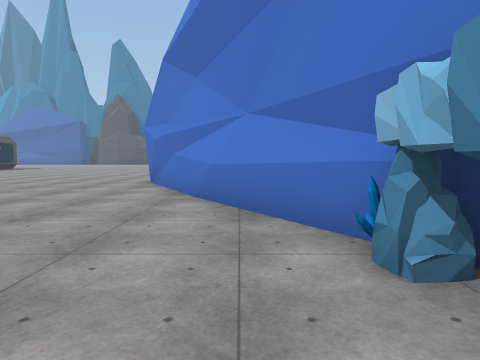
[1] (above)

24 first-person views from a walk through a Unity game level. The camera is 1.4 m above the floor, tilts 4° down and sees 75° across. The floor is counted in squares, 2 m on a side. Each view is taken from the middle of a square. On the plan, view 1 faces up. The plan holds only what a view shows up to about 10 squares ahead; the rest is blank. The place goes on beyond the plan. The player character is not drawn. Some animated figures are left out. Door leaves are left out, so doorways stand open. Some surface patterns are stand-ins.

[2]
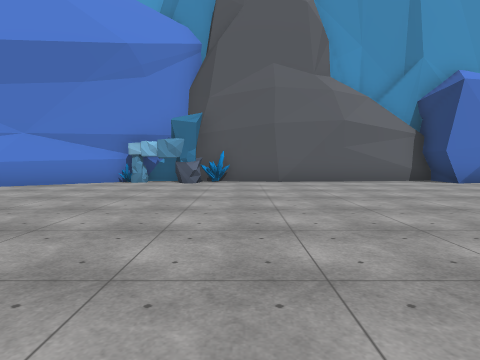

[3]
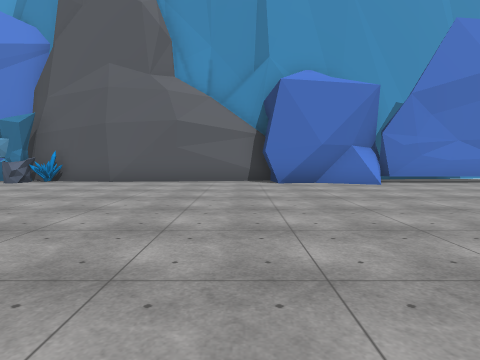

[4]
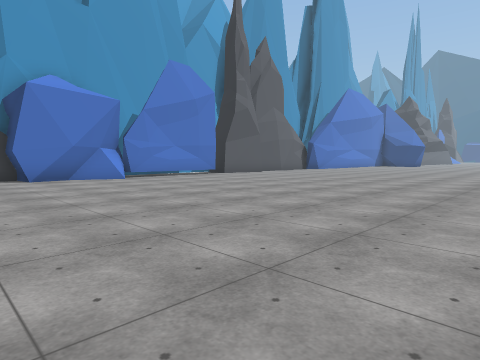

[5]
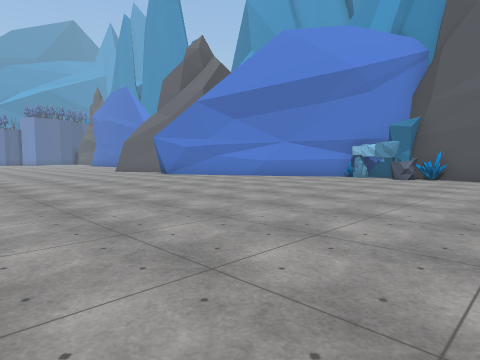

[6]
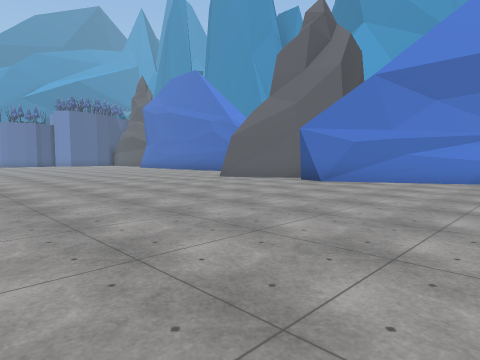

[7]
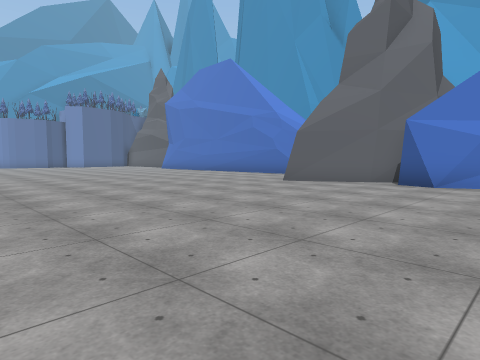

[8]
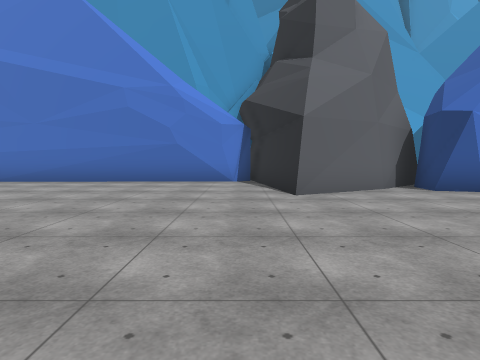

[9]
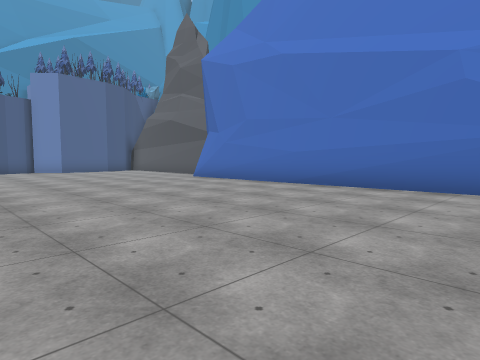

[10]
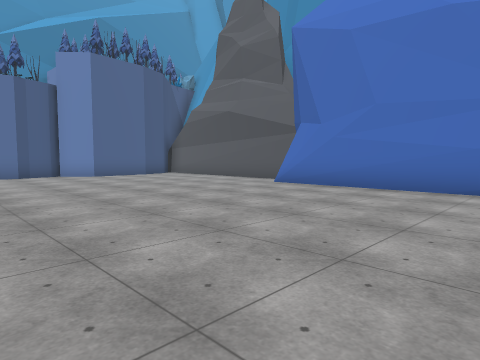

[11]
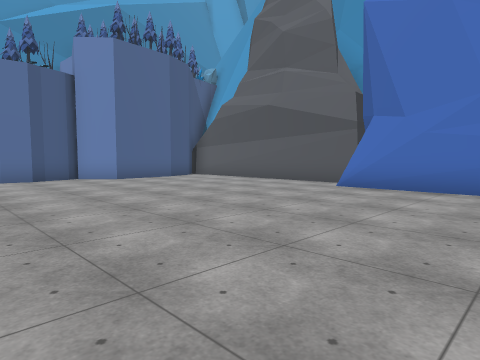

[12]
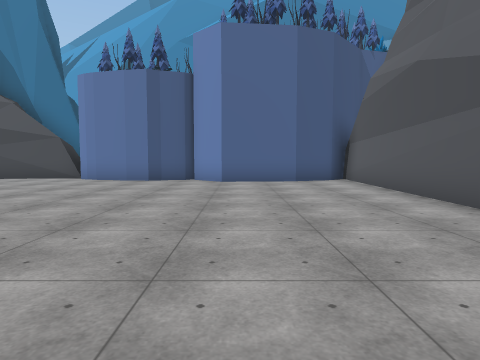

[13]
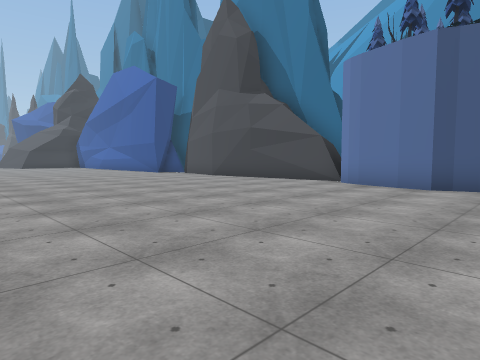

[14]
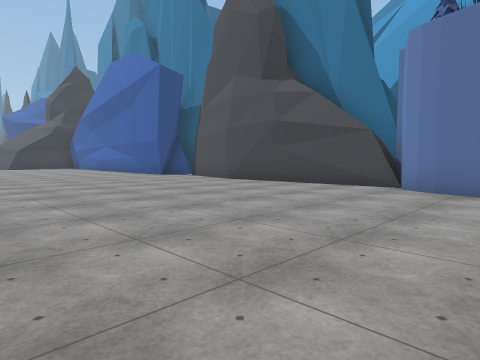

[15]
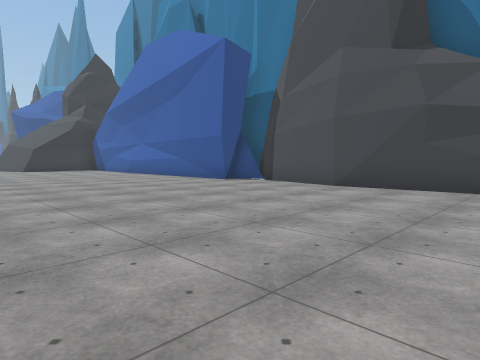

[16]
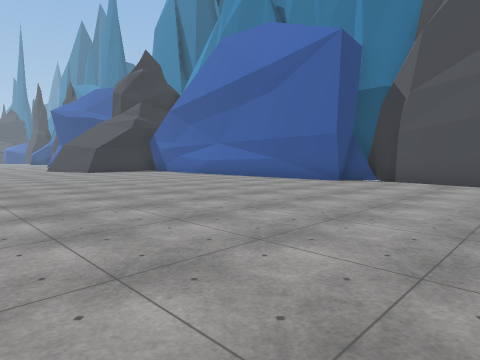

[17]
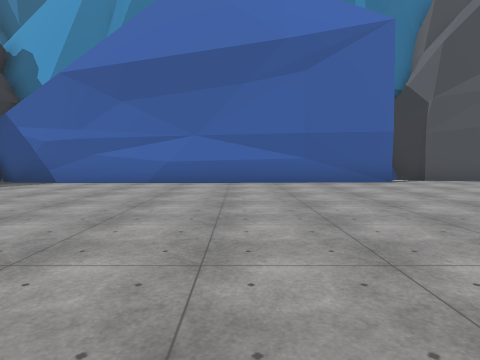

[18]
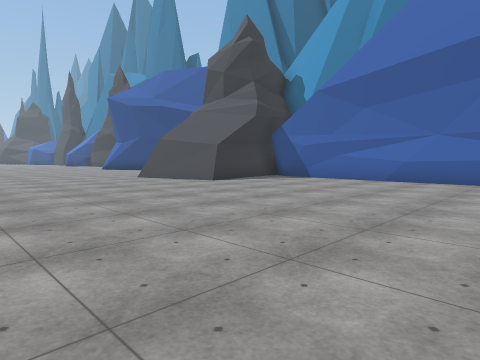

[19]
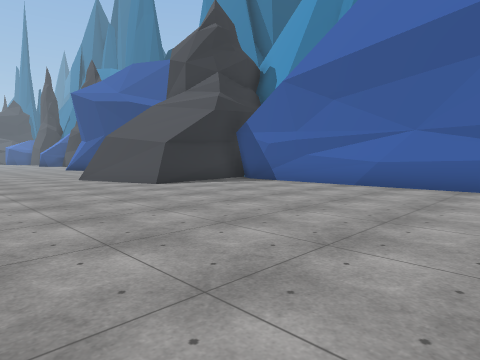

[20]
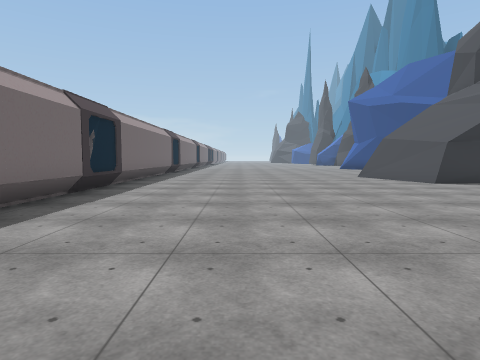

[21]
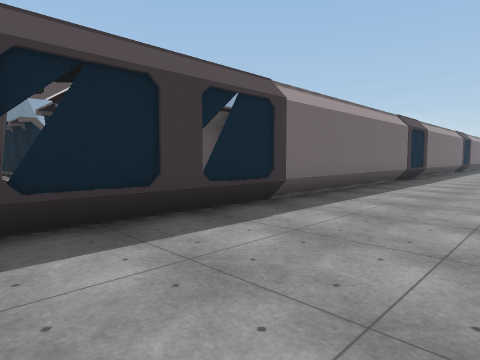

[22]
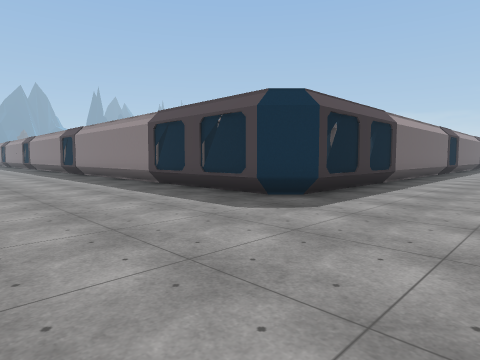

[23]
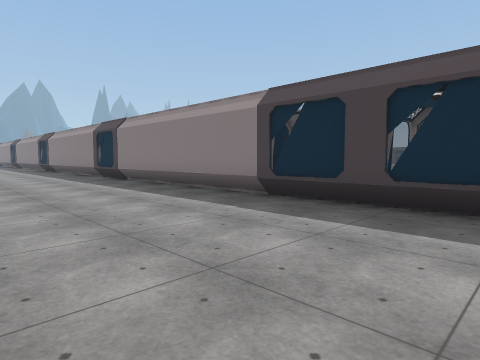

[24]
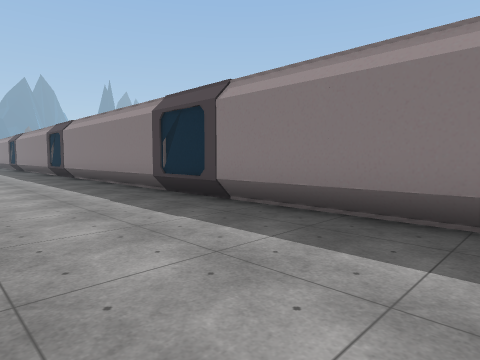

### Floor plan
Points are (right, up) in squares from view 1. A wall is a line through its corners. A room is listed if a view was taken in it or the views show most of it. See-through windows are left out.
Room 1 (views 1, 2, 3, 4, 5, 6, 7, 8, 9, 10, 11, 12, 13, 14, 15, 16, 17, 18, 19, 20, 21, 22, 23, 24)
walls: (-14.9, 16.3) (-14.2, 16.3); (-14.9, 18.4) (-14.2, 18.4); (-1.8, 10.6) (-3, 12.9) (1, 13.5); (-0.4, 9.1) (-1.8, 10.8); (0.3, 14.5) (0.1, 25.6); (0.4, 14.3) (0.2, 15.4); (0.5, 14) (0.3, 14.4); (0.7, 13.6) (0.5, 14.2); (-0.5, 5.1) (-2.7, 9.2) (-2.5, 9.7); (1.9, 1.4) (-1.7, 7); (0.2, 24.4) (0.3, 25.5); (1.7, 0.9) (1.6, 1.8); (0.2, 25) (0.3, 25.8); (1.3, 25.9) (1.5, 33); (1.3, -2.2) (1.7, 0.5); (-29, 20.9) (-15.1, 20.9) (-14.3, 20.1) (-14.3, 3.1); (-5.5, 32.8) (-6.9, 33.2) (-7.3, 33.5) (-7.7, 34.5); (-6.6, 33.1) (-7.3, 33.3); (-12.8, 33.3) (-15.5, 33.8) (-16.1, 34.2); (0.7, -6.8) (1.8, -6.8); (-4.4, 32.9) (-4.8, 32.7) (-5.6, 32.8); (-7.6, 33.8) (-13, 33.3); (-3.9, 33.1) (-4.6, 32.8); (-16.5, 33.3) (-16.6, 33) (-27.3, 32.7); (1.7, -7) (1.2, -2.1); (0.5, -8) (0.7, -7); (0.9, -8.9) (0.5, -7); (1, 33) (-0.3, 32.5) (-2.5, 32.3) (-3.5, 33.1); (0.4, -9.5) (1, -8.2); (1, -9.9) (0.6, -9.3); (0.8, -10.5) (0.8, -10.1); (1.5, -10.2) (0.6, -9.7); (-27.7, 29.7) (-30.4, 28.9); (-28, 31.3) (-27.7, 29.4); (-26.8, 32.8) (-27.6, 32.9); (0.8, -12.8) (0.7, -10)
low walls: (-1.9, 7.4) (-2.4, 8.1); (0.5, -7) (1.5, -7); (1, -7) (1.7, -7); (0.8, -10.1) (0.4, -9.5); (-28.4, 29.2) (-30.6, 28.6)
objects: crystal (1, 0); rock (1, 1); crystal (1, 2)

Where each view was taken, in squares from view 1:
view 1: 0 up, 0 right, facing up
view 2: 1 down, 8 left, facing right
view 3: 6 down, 8 left, facing right
view 4: 5 down, 10 left, facing down-right
view 5: 3 down, 10 left, facing up-right
view 6: 4 up, 11 left, facing up-right
view 7: 7 up, 11 left, facing up-right
view 8: 14 up, 9 left, facing right
view 9: 16 up, 7 left, facing up-right
view 10: 20 up, 7 left, facing up-right
view 11: 22 up, 7 left, facing up-right
view 12: 23 up, 2 left, facing up
view 13: 25 up, 3 left, facing up-left
view 14: 26 up, 5 left, facing up-left
view 15: 26 up, 9 left, facing up-left
view 16: 24 up, 12 left, facing up-left
view 17: 24 up, 21 left, facing up
view 18: 23 up, 20 left, facing up-left
view 19: 25 up, 20 left, facing up-left
view 20: 24 up, 19 left, facing left
view 21: 24 up, 15 left, facing down-left
view 22: 24 up, 10 left, facing down-left
view 23: 20 up, 10 left, facing down-left
view 24: 14 up, 11 left, facing down-left
